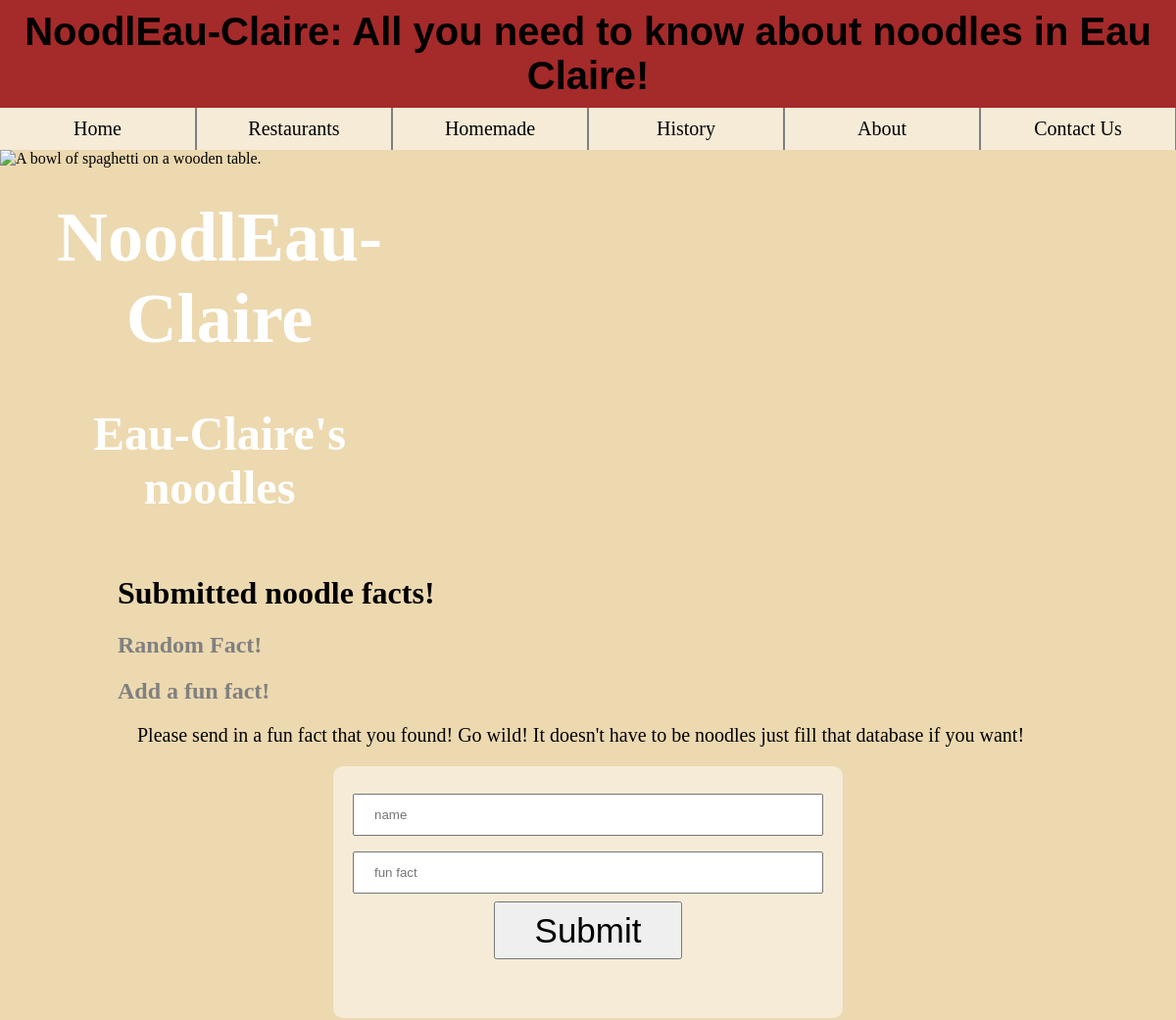
/fun-facts (upper part), run on an earlier commit of the app's database.
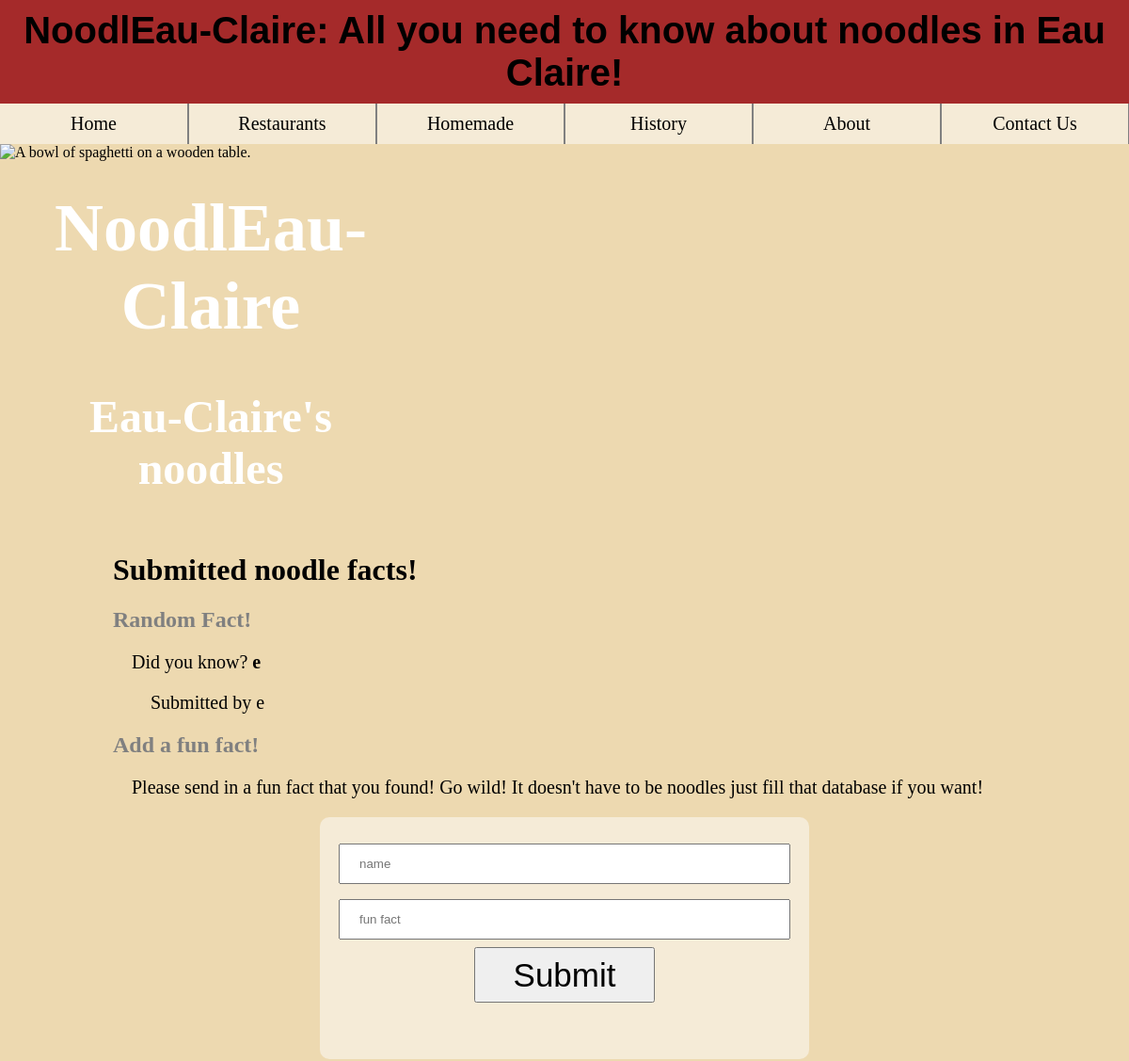
And on a later commit of the database.
### tables this page shows
CREATE TABLE facts (name TEXT, fact TEXT);

### main.py (the view, shortened to what this page needs)
@app.route("/fun-facts", methods=['GET', 'POST'])
def funfacts(invalid=None):
    form = FunFactForm(request.form)
    print(form.validate())
    msg = ""
    con = sql.connect("database.db")
    con.row_factory = sql.Row
    cur = con.cursor()
    cur.execute("select * FROM facts ORDER BY RANDOM() LIMIT 1")
    fact = cur.fetchall()
    con.close()
    return render_template("fun_facts.html", fact=fact)

### forms.py
class FunFactForm(Form):
    name = StringField("name")
    fact = StringField("fun fact")
    submit = SubmitField("Send")

### templates/fun_facts.html (shortened to what this page needs)
{% extends "common.html" %}
{% block css %}
<link rel="stylesheet" type="text/css" href="{{url_for('static',filename = 'form_style.css')}}"/>
{% endblock %}
{% block body %}
<div id="content">
	<h1 class="top_text">Submitted noodle facts!</h1>
	<div class="topic">
		<h2>Random Fact!</h2>
		{% for row in fact %}
			<p>Did you know? <b>{{ row["fact"] }}</b></p>
			<p style="padding-left: 20px;">Submitted by {{ row["name"] }}</p>
		{% endfor %}
	</div>
	<div class="topic">
		<h2>Add a fun fact!</h2>
		<p>Please send in a fun fact that you found! Go wild! It doesn't have to be noodles just fill that database if you want!</p>
		<form action="{{ url_for('funfacts') }}" method="POST">
			<div>
				<input type="text" name="name" placeholder="name" />
			</div>
			<div>
				<input type="text" name="fact" placeholder="fun fact"/>
			</div>
			<div>
				<input type="submit" name="submit" class="form_button"/>
			</div>
			<br>
		</form>
	</div>
</div>
{% endblock %}

### templates/common.html (shortened to what this page needs)
<!DOCTYPE html>
<html lang="en">
    <head>
		<link rel="stylesheet" type="text/css" href="{{url_for('static',filename = 'style.css')}}"/>
		{% block css %}{% endblock %}
    </head>
    <body>
		<div id="header">
			<h1 id="welcome">NoodlEau-Claire</h1>
		</div>
		<div id="navbar">
			<a class="navbar_link" {% block indexId %}{% endblock %} style="margin-left:0px;" href="{{url_for('index')}}">Home</a>
			<a class="navbar_link" {% block restId %}{% endblock %} href="{{url_for('restaurants')}}">Restaurants</a>
			<a class="navbar_link" {% block homemadeId %}{% endblock %} href="{{url_for('homemade')}}">Homemade</a>
			<a class="navbar_link" {% block historyId %}{% endblock %} href="{{url_for('history')}}">History</a>
			<a class="navbar_link" {% block aboutId %}{% endblock %} href="{{url_for('aboutus')}}">About</a>
			<a class="navbar_link" {% block contactId %}{% endblock %} href="{{url_for('contactus')}}">Contact Us</a>
		</div>
		<div id="page_welcome">
			<img id="page_welcome_image" src="https://cdn.ucdintegrativemedicine.com/uploads/GarlicTomatoSpaghetti_wp-header.jpg" alt="A bowl of spaghetti on a wooden table.">
			<div id="page_welcome_text">
				<h1 id="page_welcome_header">NoodlEau-Claire</h1>
				<h2 id="page_welcome_subheader">Eau-Claire's noodles</h2>
			</div>
		</div>
    {% block body %}
    {% endblock %}
    </body>
</html>

### static/style.css (style rules this page uses)
#header { background-color: #A52A2A; text-align: center; font-family: Tahoma, sans-serif; padding: 10px 0; font-size:20px; }
#welcome { margin: 0; }
#welcome::after { content: ": All you need to know about noodles in Eau Claire!"; }
#content { width:80%; margin: auto; min-height: 90vh; padding-bottom: 100px; }
.topic > p, .subtopic > p, .topic > form > input { margin-left:20px; }
p { font-size:20px; }
#navbar { display:grid; grid-template-columns: 1fr 1fr 1fr 1fr 1fr 1fr; background-color:gray; margin:0; position:sticky; position:-webkit-sticky; top:0; }
.navbar_link { text-decoration:none; background-color:#f5ebd7; padding:10px 5px; margin: 0px 1px; text-align:center; font-size:20px; color: black; }
body { background-color: #EDD9B0; margin:0; }
img { width: 50%; margin: 10px; }
h2,h3 { color: gray; }
#page_welcome, #page_welcome_image { width:100%; margin:0; }
#page_welcome { display:grid; grid-template-columns: 1fr 1fr 1fr; margin-bottom: 0; }
#page_welcome_image { display:grid; grid-area: 1 / 1 / span 3 / span 3; }
#page_welcome_text { color: white; text-align: center; grid-area: 1 / 1; padding-left: 4vw; }
#page_welcome_header { color: white; font-size: 6vw; }
#page_welcome_subheader { color: white; font-size: 4vw; }

### static/form_style.css (style rules this page uses)
form { width:50%; margin: 0 auto; padding:20px; color:black; font-size:35px; border-radius: 10px; background-color:#f5ebd7; display:grid; grid-template-rows: 1fr 1fr 1fr; }
.form_button { min-width:40%; height:100%; font-size: 1em; display: block; margin: 0 auto; }
input[type=text] { box-sizing: border-box; width: 100%; padding: 12px 20px; margin: 8px 0; }

What changed in the data, as far as the page shows it:
added facts: fact "e", name "e"
